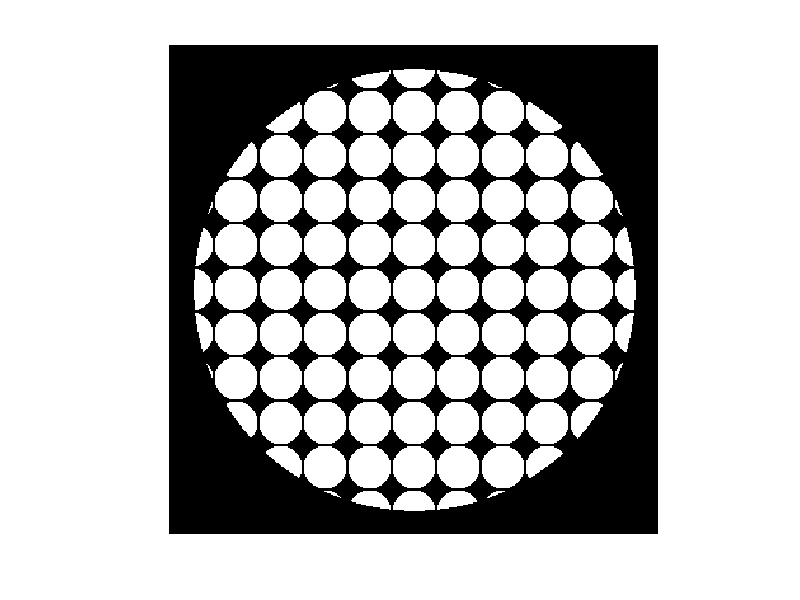
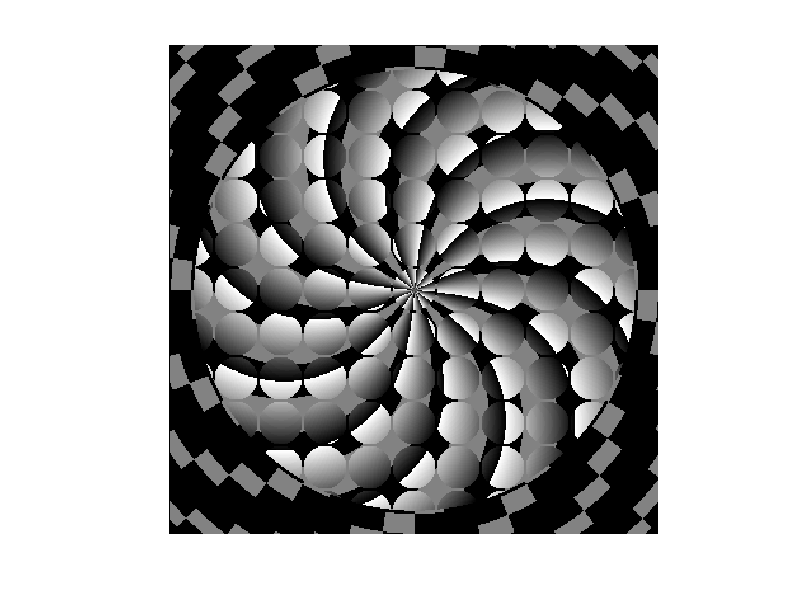

These figures' MATLAB source, in order: (Note: this script raises an error after producing the figures.)
%% Initialize experimental parameter
%{
    parameters

    CTF_object0: pupil function without aberration
    CTF_object : pupil function with aberration
    
    N_lens     : Row number of microlens array
    CTF_subLA  : sub-pupil of lenslet
    NA         : numerical aperture
    pix_CCD    : pixel number of camera sensor
    sub_pix    : pixel number of sub-images
    plane_wave : illumination plane_wave
    df         : step length of frequency for each pixel
%}


function [lambda,n_LED,CTF_object0,CTF_object,N_lens,CTF_subLA,NA,...
                     pix_CCD,sub_pix,plane_wave,df]=ini_enviroment()
  clc
  clear
%% Objective properties
lambda = 0.532; % wavelength um
k = 2*pi/lambda;
NA = 0.15; %nurmical aperture


%% Lens array properties
N_lens = 11;     % row number of Lens array
sub_pix = 35;    % corresponding pixel on CCD of each lens
[tempfx,tempfy] = meshgrid(linspace(-1,1,sub_pix));
CUT_OFF_LA = 0.99; % ratio of lenslet aperture in each square grid
CTF_subLA = sqrt(tempfx.^2 + tempfy.^2) <= CUT_OFF_LA;

%% CCD properties
Mag = 4;
pix_CCD = sub_pix * N_lens;
pix_SIZ = 6.4;
sample_size = pix_SIZ/Mag * pix_CCD;

fx_CCD = (-pix_CCD/2:pix_CCD/2-1)/(pix_CCD*pix_SIZ/Mag);
df = fx_CCD(2)-fx_CCD(1);
[fx_CCD,fy_CCD] = meshgrid(fx_CCD);
CTF_CCD = (fx_CCD.^2+fy_CCD.^2)<(NA/lambda).^2;


CTF_LA  = ones(pix_CCD);
for x_con = 1:N_lens
    for y_con = 1:N_lens
        CTF_LA(sub_pix*(y_con-1)+1:sub_pix*y_con,...
            sub_pix*(x_con-1)+1:sub_pix*x_con)= CTF_subLA;
    end
end
CTF_object0 = CTF_LA.*CTF_CCD;

%% aberration 
CTF_CCD = CTF_CCD.*exp(1i*12*atan2(fy_CCD,fx_CCD)).*exp(1i*200*sqrt(1-fy_CCD.^2-fx_CCD.^2));
CTF_object = CTF_LA.*CTF_CCD;

figure();
imshow(abs(CTF_object),[]); %modulus of pupil function 
figure();
imshow(mod(angle(CTF_object),2*pi),[]) %angle of pupil function 

P = mod(angle(CTF_CCD),2*pi);
P = P - min(P(:));
P = P / max(P(:));
imwrite(P,'output//or_mod_20200225.png')

df_LA = df * 64;
Ratio_LED_LA = 0.6;

%% LED properties
d_LED = 4    *1000; % distance between adjust LED dot
h_LED = sqrt((N_lens*pix_SIZ*d_LED/(lambda*Mag*Ratio_LED_LA)).^2-d_LED^2)  % distance between LED matrix and sample

n_LED = 13;     % number of LED
x_LED = -(n_LED/2*d_LED-d_LED/2):d_LED:(n_LED/2*d_LED-d_LED/2);
[x_LED,y_LED] = meshgrid(x_LED);
[xpos,ypos] = getoddseq(n_LED);

R0 = lambda*(d_LED/(lambda*sqrt(d_LED^2+h_LED^2)))/NA;
R_overlap = 1/pi*(2*acos(R0/2)-R0*sqrt(1-(R0/2)^2)) %R_overlap


plane_wave = zeros(2,n_LED^2); %tilted plane wave

for con = 1:n_LED^2
    v = [0,0,h_LED]-[x_LED(ypos(con),xpos(con)),y_LED(ypos(con),xpos(con)),0];
    v = v/norm(v);
    plane_wave(1,con)=v(1);
    plane_wave(2,con)=v(2);
end

end

function [xseq,yseq] = getoddseq(N)
if mod(N,2)==0
    error('N must be an odd integer');
end

num = N^2;
count = 1;
xseq = zeros(1,num);
yseq = zeros(1,num);
xseq(1,1) = (N+1)/2;
yseq(1,1) = (N+1)/2;
for n = 1:num
    if mod(n,2)==0
    for m = 1:n
        count = count + 1;
        xseq(1,count) = xseq(1,count-1);
        yseq(1,count) = yseq(1,count-1) -1;
        if count == num
            return;
        end
    end
    for m = 1:n
        count = count + 1;
        xseq(1,count) = xseq(1,count-1) -1;
        yseq(1,count) = yseq(1,count-1);
        if count == num
            return;
        end
    end
    else
        for m = 1:n
            count = count + 1;
            xseq(1,count) = xseq(1,count-1);
            yseq(1,count) = yseq(1,count-1) +1;
            if count == num
                return;
            end
        end
        for m = 1:n
            count = count + 1;
            xseq(1,count) = xseq(1,count-1) +1;
            yseq(1,count) = yseq(1,count-1);
            if count == num
                return;
            end
        end
    end
end

end